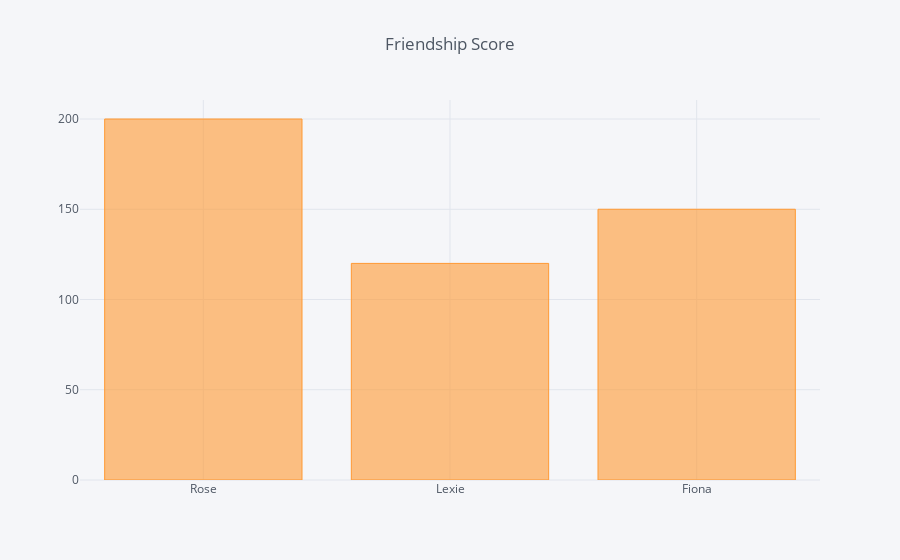

The notebook cell this image was saved under:
### Code cell
# Barplot to show the coolness of my friends
df2.iplot(kind='bar', x='Partner', y='Scores', title='Friendship Score')

### Figure 1 — Plotly figure (JSON) as saved in the notebook; plotly's stock layout.template omitted (floating-point values rounded to 4 significant figures)
{"data": [{"marker": {"color": "rgba(255, 153, 51, 0.6)", "line": {"color": "rgba(255, 153, 51, 1.0)", "width": 1}}, "name": "Scores", "orientation": "v", "text": "", "type": "bar", "x": ["Rose", "Lexie", "Fiona"], "y": [200, 120, 150]}], "layout": {"legend": {"bgcolor": "#F5F6F9", "font": {"color": "#4D5663"}}, "paper_bgcolor": "#F5F6F9", "plot_bgcolor": "#F5F6F9", "title": "Friendship Score", "titlefont": {"color": "#4D5663"}, "xaxis1": {"gridcolor": "#E1E5ED", "showgrid": true, "tickfont": {"color": "#4D5663"}, "title": "", "titlefont": {"color": "#4D5663"}, "zerolinecolor": "#E1E5ED"}, "yaxis1": {"gridcolor": "#E1E5ED", "showgrid": true, "tickfont": {"color": "#4D5663"}, "title": "", "titlefont": {"color": "#4D5663"}, "zerolinecolor": "#E1E5ED"}}}
